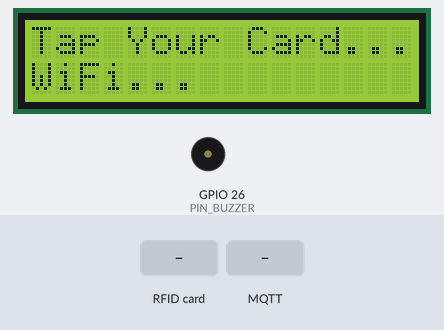
Bench run of a sketch on a simulated ESP32. Parts: 16×2 character LCD, buzzer (waves = sounding). The test bench sets the inputs (shaded band). WiFi joins after 1.5 s; servers stay silent unless stated; the local clock reads 2024-03-15 10:24:30 at power-on unless the sketch sets it; no MQTT or app messages arrive unless stated; not simulated (calls return 0 or success): secrets.h; names the files do not define were given values by the test bench: MQTT_PORT = 1883; what the sketch prints to the serial monitor is not drawn.

Above: at 1.7 s.
1.8 s: RFID card 5E 7A 19 C4 held to the reader
At 2.6 s:
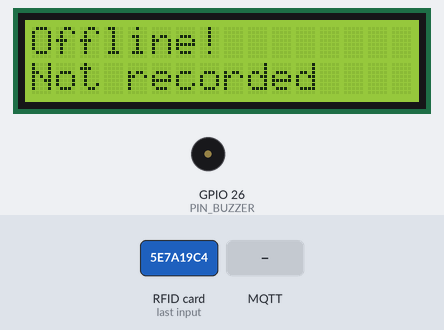
4.8 s: MQTT message "1" arrives on the first subscribed topic
At 5.7 s:
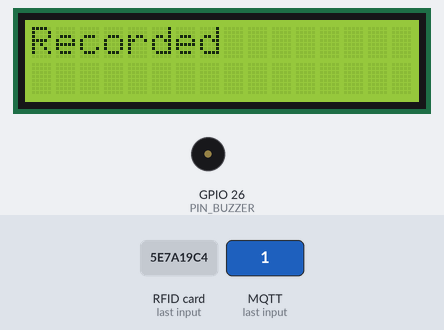
6.8 s: RFID card 5E 7A 19 C4 held to the reader
At 7.5 s:
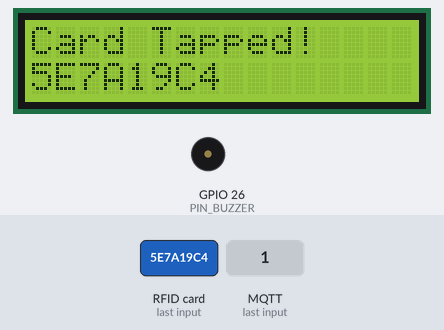
9.8 s: MQTT message "0" arrives on the first subscribed topic
At 13.4 s:
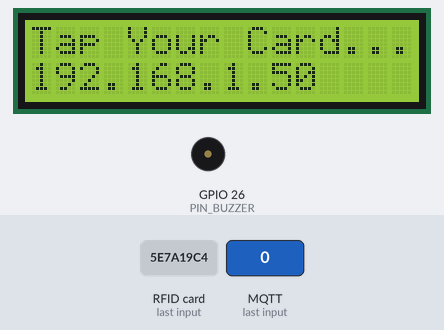
Timing chart, 0 to 14.9 s (numbered marks = the images above; inputs shaded):
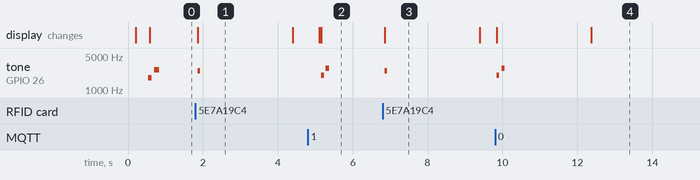

Measured:
- after the input at 1.8 s, tone on GPIO 26 (PIN_BUZZER): silent → 2500 Hz after 0.07 s, → silent 0.06 s later; the display: changes after 0.07 s (image 1)
- after the input at 4.8 s, tone on GPIO 26 (PIN_BUZZER): silent → 2000 Hz after 0.36 s, → silent 0.08 s later, → 2800 Hz 0.04 s later, → silent 0.09 s later; the display: first differs from a run without the input after 0.36 s (image 2)
- after the input at 6.8 s, tone on GPIO 26 (PIN_BUZZER): silent → 2500 Hz after 0.06 s, → silent 0.07 s later; the display: changes after 0.06 s (image 3)
- after the input at 9.8 s, tone on GPIO 26 (PIN_BUZZER): silent → 2000 Hz at once, → silent 0.07 s later, → 2800 Hz 0.06 s later, → silent 0.09 s later; the display: first changes at once (image 4 shows a later state)
- what the display in image 1 shows lasts 2.5 s, from 1.9 s to 4.4 s

The sketch:

SmartRFID_Attendance.ino
```cpp
/**************************************************************************************
 *  Smart RFID Student Attendance & Parent Notification System
 *  -----------------------------------------------------------------------------------
 *  Board    : ESP32 dev board + expansion board (incl. Cytron Maker ESP32)
 *  Reader   : Cytron RFID-RC522 kit, SPI (MFRC522v2 lib)  --  3.3V ONLY, NEVER 5V
 *  Display  : Cytron DS-LCD-162A-I2C, 16x2 @ 0x27  (SDA = GPIO21, SCL = GPIO22)
 *  Buzzer   : Onboard passive piezo on GPIO26 (mute switch must be ON)
 *  Backend  : Node-RED, reached over MQTT
 *
 *  DESIGN RULES FOLLOWED
 *   - There is NO delay() anywhere in loop(). Every timer uses millis().
 *   - Wi-Fi and MQTT each reconnect on their own schedule; a dead network never
 *     stops the reader from accepting a card.
 *   - The LCD is only rewritten when the text actually changes (saves I2C traffic).
 *   - Credentials live in secrets.h so this sketch can be shared safely.
 *
 *  LIBRARIES TO INSTALL (Arduino IDE -> Tools -> Manage Libraries)
 *   1. MFRC522v2            by GithubCommunity      -- talks to the RC522 reader
 *      >> search the Library Manager for "MFRC522v2", NOT "MFRC522". The two are
 *         different libraries with incompatible APIs; the old one will not compile.
 *   2. LiquidCrystal I2C    by Frank de Brabander   -- 16x2 LCD over I2C
 *   3. PubSubClient         by Nick O'Leary         -- MQTT client
 *   4. ArduinoJson (v7.x)   by Benoit Blanchon      -- builds/parses the JSON payload
 *   WiFi.h, SPI.h, Wire.h and time.h ship with the ESP32 board package.
 **************************************************************************************/

#include <WiFi.h>
#include <SPI.h>
#include <Wire.h>
#include <MFRC522v2.h>
#include <MFRC522DriverSPI.h>
#include <MFRC522DriverPinSimple.h>
#include <MFRC522Debug.h>
#include <LiquidCrystal_I2C.h>
#include <PubSubClient.h>
#include <ArduinoJson.h>
#include <time.h>
#include "secrets.h"

/* ===================================================================================
 *  1.  PIN MAP  -  standard ESP32 GPIOs; none clash with flash or input-only pins
 * =================================================================================== */
#define PIN_RC522_SCK    18      // SPI clock    (VSPI default)
#define PIN_RC522_MISO   19      // SPI data in  (VSPI default)
#define PIN_RC522_MOSI   23      // SPI data out (VSPI default)
#define PIN_RC522_SS      5      // Chip select  (RC522 label: SDA / NSS)
// RST -> NOT CONNECTED. The MFRC522v2 SPI driver has no reset-pin parameter; it
// resets the chip in software over SPI. The RC522's RST pin has an internal pull-up,
// so leaving it unwired is correct. Do NOT wire it to GPIO21 as some tutorials show
// -- GPIO21 is this project's LCD SDA line.

#define PIN_I2C_SDA      21      // LCD SDA (Maker Port SDA on a Maker ESP32)
#define PIN_I2C_SCL      22      // LCD SCL (Maker Port SCL on a Maker ESP32)

#define USE_INTERNAL_PULLUPS 0   // 1 only if you desoldered the LCD backpack pull-ups

// Onboard PASSIVE piezo of the Maker ESP32. Remember the hardware MUTE SWITCH:
// if it is off you hear nothing, whatever the code does. See BuzzerTest/ first.
#define PIN_BUZZER       26      // 26 = onboard piezo | 25 = external active buzzer
#define BUZZER_IS_ACTIVE  0      // 0 = passive piezo, driven with tone()
                                 // 1 = active buzzer, driven with plain HIGH/LOW
                                 // Each result pattern carries its own pitch (see
                                 // section 5). Run BuzzerTest option 6 to find where
                                 // your piezo is loudest and shift them if you like.

/* ===================================================================================
 *  2.  IDENTITY, TOPICS AND TIMING CONSTANTS
 * =================================================================================== */
#define DEVICE_ID        "gate-01"                  // which door this reader guards
#define TOPIC_SCAN       "school/attendance/scan"   // ESP32    -> Node-RED
#define TOPIC_ACK        "school/attendance/ack"    // Node-RED -> ESP32
#define TOPIC_STATUS     "school/attendance/status" // online / offline (retained)

const uint32_t RFID_POLL_MS      =   80;   // how often we ask "is a card there?"
const uint32_t SAME_CARD_LOCK_MS = 3000;   // ignore the same UID for 3 s (debounce)
const uint32_t LCD_HOLD_MS       = 2500;   // how long a result stays on screen
const uint32_t WIFI_RETRY_MS     = 10000;  // Wi-Fi reconnect attempt interval
const uint32_t MQTT_RETRY_MS     =  5000;  // MQTT reconnect attempt interval
const long     NTP_GMT_OFFSET_S  = 8 * 3600; // UTC+8 (Malaysia). Change for your country.

/* ===================================================================================
 *  3.  GLOBAL OBJECTS
 * =================================================================================== */
// MFRC522v2 builds the reader in three steps: a chip-select pin object, a bus
// driver that owns it, then the reader that talks through the driver.
MFRC522DriverPinSimple ssPin(PIN_RC522_SS);
MFRC522DriverSPI       driver{ssPin};
MFRC522                rfid{driver};

LiquidCrystal_I2C lcd(0x27, 16, 2);          // change to 0x3F if your backpack differs
WiFiClient        net;
PubSubClient      mqtt(net);

/* ===================================================================================
 *  4.  NON-BLOCKING STATE  -  every "timer" in this sketch is a millis() stamp
 * =================================================================================== */
uint32_t tRfidPoll   = 0;
uint32_t tWifiRetry  = 0;
uint32_t tMqttRetry  = 0;
uint32_t tLcdRelease = 0;      // 0 = idle screen, otherwise "revert at this millis()"

String   lastUid     = "";     // last UID seen, for the debounce window
uint32_t tLastUid    = 0;

String   lcdLine1    = "";     // what is currently ON the glass
String   lcdLine2    = "";

// --- buzzer note sequencer (same design as BuzzerTest / HardwareTest) -------------
struct Note {
  uint16_t freq;     // Hz, or 0 for a rest
  uint16_t ms;
};

const Note *seqData    = nullptr;
uint8_t     seqLen     = 0;
uint8_t     seqIdx     = 0;
uint32_t    tNextNote  = 0;
bool        seqRunning = false;


/* ===================================================================================
 *  5.  BUZZER  -  never blocks; loop() drives the pattern forward
 * =================================================================================== */
void toneOn(uint16_t freq) {
#if BUZZER_IS_ACTIVE
  (void)freq;                          // an active buzzer has one pitch of its own
  digitalWrite(PIN_BUZZER, HIGH);
#else
  tone(PIN_BUZZER, freq);
#endif
}

void toneOff() {
#if BUZZER_IS_ACTIVE
  digitalWrite(PIN_BUZZER, LOW);
#else
  noTone(PIN_BUZZER);
#endif
}

// Start a pattern. Returns immediately -- the sound happens in serviceTone().
void playPattern(const Note *notes, uint8_t len) {
  seqData    = notes;
  seqLen     = len;
  seqIdx     = 0;
  tNextNote  = millis();
  seqRunning = true;
}

void serviceTone() {
  if (!seqRunning) return;
  if ((int32_t)(millis() - tNextNote) < 0) return;

  if (seqIdx >= seqLen) {
    toneOff();
    seqRunning = false;
    return;
  }

  const Note &n = seqData[seqIdx];
  if (n.freq == 0) toneOff();
  else             toneOn(n.freq);

  tNextNote = millis() + n.ms;
  seqIdx++;
}

/* --- one sound per attendance result, so staff can hear what happened ---------
   Node-RED sets the status; the firmware only picks the pattern.               */
const Note P_BOOT[]   = { {1800,  90}, {0, 50}, {2600, 130} };            // powered up
const Note P_TAP[]    = { {2500,  60} };                                  // card seen
const Note P_ONTIME[] = { {2000,  70}, {0, 40}, {2800,  90} };            // welcome, rising
const Note P_LATE[]   = { {2600,  70}, {0, 60}, {2000,  70}, {0, 60},
                          {1500, 220} };                                  // falling = late
const Note P_OUT[]    = { {2200, 110}, {0, 50}, {1600, 200} };            // goodbye
const Note P_DUP[]    = { {1200, 300} };                                  // already tapped
const Note P_ERR[]    = { { 600, 180}, {0, 90}, { 600, 180}, {0, 90},
                          { 600, 260} };                                  // unknown card

#define LEN(a) (sizeof(a) / sizeof(a[0]))

/* ===================================================================================
 *  6.  LCD HELPERS  -  only touch the I2C bus when the text really changed
 * =================================================================================== */
String pad16(const String &s) {
  String t = s.substring(0, 16);
  while (t.length() < 16) t += ' ';
  return t;
}

void lcdShow(const String &l1, const String &l2) {
  String a = pad16(l1), b = pad16(l2);
  if (a == lcdLine1 && b == lcdLine2) return;   // nothing changed, skip the write
  lcdLine1 = a; lcdLine2 = b;
  lcd.setCursor(0, 0); lcd.print(a);
  lcd.setCursor(0, 1); lcd.print(b);
}

// Show a result for LCD_HOLD_MS, then fall back to the idle screen automatically.
void lcdFlash(const String &l1, const String &l2) {
  lcdShow(l1, l2);
  tLcdRelease = millis() + LCD_HOLD_MS;
}

// The idle screen doubles as a status indicator.
void lcdIdle() {
  String s;
  if (WiFi.status() != WL_CONNECTED) s = "WiFi...";
  else if (!mqtt.connected())        s = "Server...";
  else                               s = WiFi.localIP().toString();
  lcdShow("Tap Your Card...", s);
}

void serviceLcd() {
  if (tLcdRelease == 0) { lcdIdle(); return; }
  if ((int32_t)(millis() - tLcdRelease) >= 0) {
    tLcdRelease = 0;
    lcdIdle();
  }
}

// Runs once at boot. If the LCD stays blank, check this output first:
//   "0x27" found  -> wiring is fine, it is a contrast problem (turn the blue pot)
//   "0x3F" found  -> change the LiquidCrystal_I2C(...) address at the top of this file
//   nothing found -> SDA/SCL swapped, no power to the backpack, or a loose wire
void i2cScan() {
  Serial.println("[I2C] scanning...");
  uint8_t found = 0;
  for (uint8_t addr = 1; addr < 127; addr++) {
    Wire.beginTransmission(addr);
    if (Wire.endTransmission() == 0) {
      Serial.printf("[I2C]   device at 0x%02X\n", addr);
      found++;
    }
  }
  if (!found) Serial.println("[I2C]   nothing found -- check SDA/SCL and power");
}

/* ===================================================================================
 *  7.  TIME  -  ISO-8601 stamp for the JSON payload
 * =================================================================================== */
// Returns "2026-09-17T08:12:33+08:00", or "" if NTP has not synced yet.
// If it is empty, Node-RED stamps the record with its own clock instead.
String isoTimestamp() {
  time_t now = time(nullptr);
  if (now < 1700000000) return "";          // clock clearly not set yet
  struct tm tmNow;
  localtime_r(&now, &tmNow);

  char stamp[32];
  strftime(stamp, sizeof(stamp), "%Y-%m-%dT%H:%M:%S", &tmNow);

  // append the fixed UTC offset that matches NTP_GMT_OFFSET_S
  char out[48];
  long offMin = NTP_GMT_OFFSET_S / 60;
  snprintf(out, sizeof(out), "%s%+03ld:%02ld", stamp, offMin / 60, labs(offMin) % 60);
  return String(out);
}

/* ===================================================================================
 *  8.  Wi-Fi  -  kicked off in setup(), healed in loop(), never blocks
 * =================================================================================== */
void wifiBegin() {
  WiFi.mode(WIFI_STA);
  WiFi.setAutoReconnect(true);
  WiFi.begin(ssid, password);
  Serial.printf("[WiFi] connecting to %s ...\n", ssid);
}

void serviceWifi() {
  if (WiFi.status() == WL_CONNECTED) return;
  if (millis() - tWifiRetry < WIFI_RETRY_MS) return;
  tWifiRetry = millis();
  Serial.println("[WiFi] down -- retrying");
  WiFi.disconnect();
  WiFi.begin(ssid, password);
}

/* ===================================================================================
 *  9.  MQTT
 * =================================================================================== */
// Node-RED replies here so the LCD can confirm the tap was accepted.
// Expected payload: {"status":"ok","name":"...","line1":"Welcome!","line2":"Ali B."}
void onMqttMessage(char *topic, byte *payload, unsigned int len) {
  JsonDocument doc;
  if (deserializeJson(doc, payload, len)) {
    Serial.println("[MQTT] ack was not valid JSON");
    return;
  }
  const char *l1 = doc["line1"]  | "Recorded";
  const char *l2 = doc["line2"]  | "";
  const char *st = doc["status"] | "ok";

  lcdFlash(l1, l2);

  // Node-RED decides what happened; we just play the matching sound.
  //   in_ontime  arrived within the grace period
  //   in_late    arrived after it -- distinctly FALLING so it is obvious
  //   out        went home
  //   duplicate  tapped again, nothing recorded
  //   unknown    card is not on the roster
  if      (strcmp(st, "in_ontime") == 0) playPattern(P_ONTIME, LEN(P_ONTIME));
  else if (strcmp(st, "ok")        == 0) playPattern(P_ONTIME, LEN(P_ONTIME));
  else if (strcmp(st, "in_late")   == 0) playPattern(P_LATE,   LEN(P_LATE));
  else if (strcmp(st, "out")       == 0) playPattern(P_OUT,    LEN(P_OUT));
  else if (strcmp(st, "duplicate") == 0) playPattern(P_DUP,    LEN(P_DUP));
  else                                   playPattern(P_ERR,    LEN(P_ERR));
}

void serviceMqtt() {
  if (WiFi.status() != WL_CONNECTED) return;
  if (mqtt.connected()) { mqtt.loop(); return; }

  if (millis() - tMqttRetry < MQTT_RETRY_MS) return;
  tMqttRetry = millis();

  String clientId = String("esp32-") + DEVICE_ID + "-" +
                    String((uint32_t)ESP.getEfuseMac(), HEX);
  Serial.printf("[MQTT] connecting as %s\n", clientId.c_str());

  // NOTE: connect() is the ONE call that can briefly block. setSocketTimeout(2)
  // in setup() caps that at ~2 s, and we only attempt it once every MQTT_RETRY_MS,
  // so card reading stays responsive even when the broker is switched off.
  const char *willMsg = "{\"device\":\"" DEVICE_ID "\",\"online\":false}";
  bool ok = (strlen(MQTT_USER) > 0)
              ? mqtt.connect(clientId.c_str(), MQTT_USER, MQTT_PASS,
                             TOPIC_STATUS, 1, true, willMsg)
              : mqtt.connect(clientId.c_str(), TOPIC_STATUS, 1, true, willMsg);

  if (ok) {
    Serial.println("[MQTT] connected");
    mqtt.publish(TOPIC_STATUS, "{\"device\":\"" DEVICE_ID "\",\"online\":true}", true);
    mqtt.subscribe(TOPIC_ACK, 1);
  } else {
    Serial.printf("[MQTT] failed, state=%d (see PubSubClient.h for codes)\n", mqtt.state());
  }
}

// Build and send {"device":..,"uid":..,"timestamp":..} for one tap.
void publishScan(const String &uid) {
  JsonDocument doc;
  doc["device"]    = DEVICE_ID;
  doc["uid"]       = uid;
  doc["timestamp"] = isoTimestamp();   // may be "" -> Node-RED fills it in

  char json[192];
  size_t n = serializeJson(doc, json, sizeof(json));
  Serial.printf("[TX] %s\n", json);

  if (mqtt.connected()) {
    mqtt.publish(TOPIC_SCAN, (const uint8_t *)json, n, false);
  } else {
    // Offline: the tap still beeps and shows on the LCD, but nothing is logged.
    lcdFlash("Offline!", "Not recorded");
  }
}

/* ===================================================================================
 * 10.  RFID
 * =================================================================================== */
String uidToHex(const MFRC522::Uid &uid) {
  String s;
  for (byte i = 0; i < uid.size; i++) {
    if (uid.uidByte[i] < 0x10) s += '0';
    s += String(uid.uidByte[i], HEX);
  }
  s.toUpperCase();
  return s;
}

void serviceRfid() {
  if (millis() - tRfidPoll < RFID_POLL_MS) return;
  tRfidPoll = millis();

  if (!rfid.PICC_IsNewCardPresent()) return;
  if (!rfid.PICC_ReadCardSerial())   return;

  String uid = uidToHex(rfid.uid);

  // Close the session with this card straight away so the reader is free again.
  rfid.PICC_HaltA();
  rfid.PCD_StopCrypto1();

  // Debounce: a card held near the antenna re-triggers many times per second.
  if (uid == lastUid && millis() - tLastUid < SAME_CARD_LOCK_MS) return;
  lastUid  = uid;
  tLastUid = millis();

  Serial.printf("[RFID] UID %s\n", uid.c_str());
  playPattern(P_TAP, LEN(P_TAP));      // instant feedback, before the network round-trip
  lcdFlash("Card Tapped!", uid);
  publishScan(uid);
  // The final verdict ("Welcome, Ali") arrives asynchronously in onMqttMessage().
}

/* ===================================================================================
 * 11.  SETUP
 * =================================================================================== */
void setup() {
  Serial.begin(115200);
  delay(100);                          // one-off boot settle, outside loop() -- allowed
  Serial.println("\n== Smart RFID Attendance :: " DEVICE_ID " ==");

  // --- buzzer ---
  pinMode(PIN_BUZZER, OUTPUT);
  toneOff();

  // --- LCD ---
  // The Cytron DS-LCD-162A-I2C backpack carries its own ~4.7k pull-ups to ITS Vcc.
  // If you powered it from 5 V, the bus idles at 5 V, which is above the ESP32's
  // 3.6 V absolute maximum -- see README section 2.6(b) before wiring.
  // If you removed those resistors (README option 3), set USE_INTERNAL_PULLUPS to 1.
#if USE_INTERNAL_PULLUPS
  pinMode(PIN_I2C_SDA, INPUT_PULLUP);
  pinMode(PIN_I2C_SCL, INPUT_PULLUP);
#endif
  Wire.begin(PIN_I2C_SDA, PIN_I2C_SCL);
  Wire.setClock(100000);               // 100 kHz is kind to long jumper wires
  i2cScan();                           // prints every address found -- expect 0x27
  lcd.init();
  lcd.backlight();
  lcd.clear();
  lcdShow("RFID Attendance", "Starting up...");

  // --- RC522 over VSPI ---
  // Start SPI with our pins first. They are the ESP32 defaults, and SPIClass::begin()
  // returns early if the bus is already up, so the driver's own begin() is a no-op.
  SPI.begin(PIN_RC522_SCK, PIN_RC522_MISO, PIN_RC522_MOSI, PIN_RC522_SS);
  rfid.PCD_Init();
  MFRC522Debug::PCD_DumpVersionToSerial(rfid, Serial);

  // The RC522 often ignores its very first version read after power-up -- it is still
  // coming out of reset while we are already probing it. Retry before reporting a
  // fault, otherwise a perfectly good reader looks broken at every boot.
  byte rcVer = 0;
  for (uint8_t i = 0; i < 5; i++) {
    rcVer = (byte)rfid.PCD_GetVersion();
    if (rcVer != 0x00 && rcVer != 0xFF) break;
    delay(50);                         // setup() only -- loop() stays non-blocking
  }
  if (rcVer == 0x00 || rcVer == 0xFF) {
    Serial.println("[RC522] version read got no answer -- carrying on anyway.");
    Serial.println("[RC522] If cards still scan, ignore it. Tying RST to 3V3 fixes it.");
  } else {
    Serial.printf("[RC522] version = 0x%02X  OK\n", rcVer);
  }

  // --- network ---
  wifiBegin();
  configTime(NTP_GMT_OFFSET_S, 0, "pool.ntp.org", "time.google.com");

  mqtt.setServer(MQTT_HOST, MQTT_PORT);
  mqtt.setCallback(onMqttMessage);
  mqtt.setBufferSize(512);             // default 256 is tight once names are included
  mqtt.setSocketTimeout(2);            // caps how long a failed connect() can stall us
  mqtt.setKeepAlive(30);

  playPattern(P_BOOT, LEN(P_BOOT));    // two-note chirp = firmware is alive
}

/* ===================================================================================
 * 12.  LOOP  -  five independent services, none of them blocking
 * =================================================================================== */
void loop() {
  serviceWifi();     // heal Wi-Fi if it dropped
  serviceMqtt();     // heal MQTT, pump incoming acks
  serviceRfid();     // poll for a card
  serviceTone();     // advance the beep pattern
  serviceLcd();      // release the result screen when its time is up
}
```
